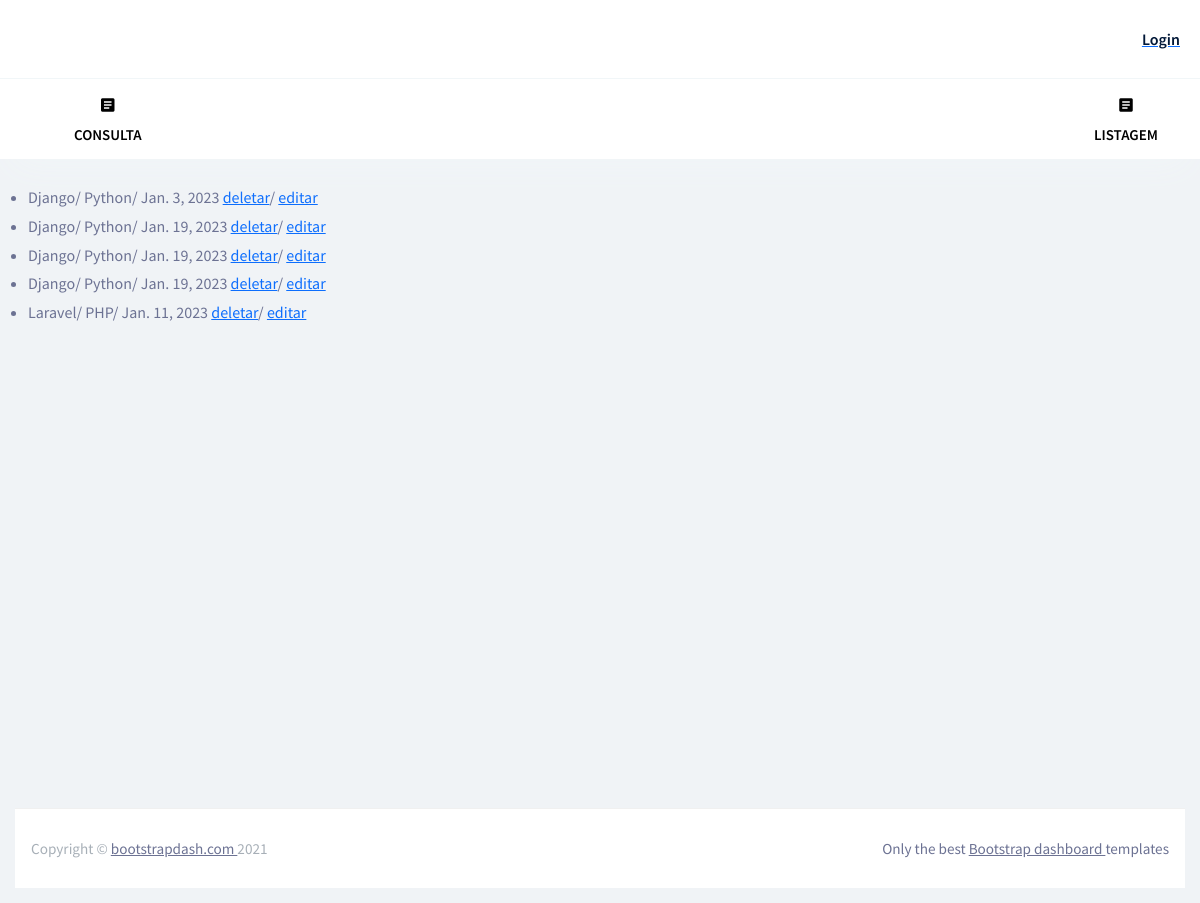
The app's page /listagem/ with its own data.
### cadastro/models.py (models this page shows, shortened)
class Framework(models.Model):
    id = models.AutoField(primary_key=True)
    name = models.CharField(max_length=100)
    language = models.CharField(max_length=100)
    date_of_creation = models.DateField()

### cadastro/views.py (the view)
# urls.py: path('listagem/', read, name='list')
def read(request):
    frameworks = Framework.objects.all()
    return render(request, 'listagem.html', {'frameworks': frameworks})

### template/listagem.html
{% extends 'base.html' %}
{% block content %}
    <ul>
        {% for framework in frameworks %}
            <li>
            {{ framework.name }}/
            {{ framework.language }}/
            {{ framework.date_of_creation }}
            <a href="{% url 'delete' framework.id %}">deletar</a>/
            <a href="{% url 'update' framework.id %}">editar</a>
            </li>
        {% endfor %}
    </ul>
{% endblock %}

### records on screen
Framework: name "Django", language "Python", date_of_creation "Jan. 3, 2023"
Framework: name "Django", language "Python", date_of_creation "Jan. 19, 2023"
Framework: name "Django", language "Python", date_of_creation "Jan. 19, 2023"
Framework: name "Django", language "Python", date_of_creation "Jan. 19, 2023"
Framework: name "Laravel", language "PHP", date_of_creation "Jan. 11, 2023"
